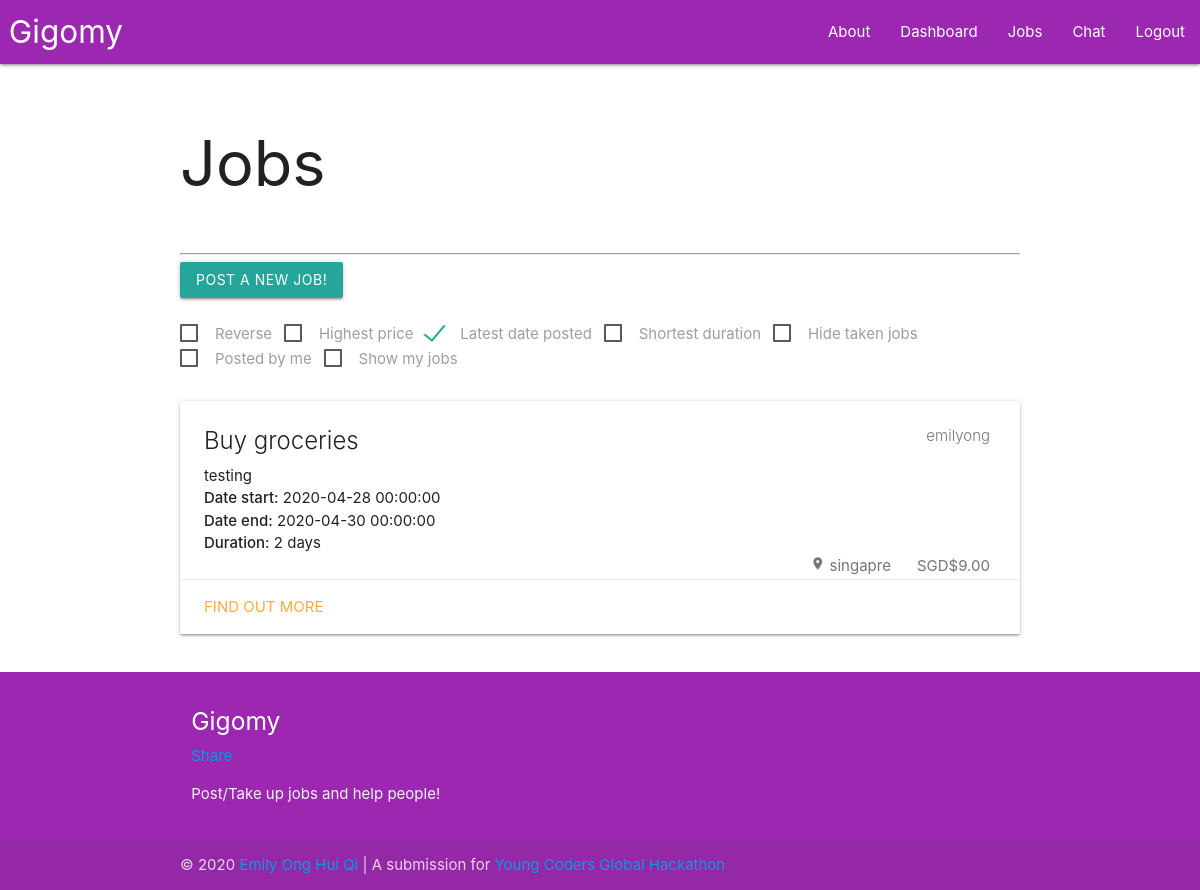
Page / (signed in) on the earlier database version.
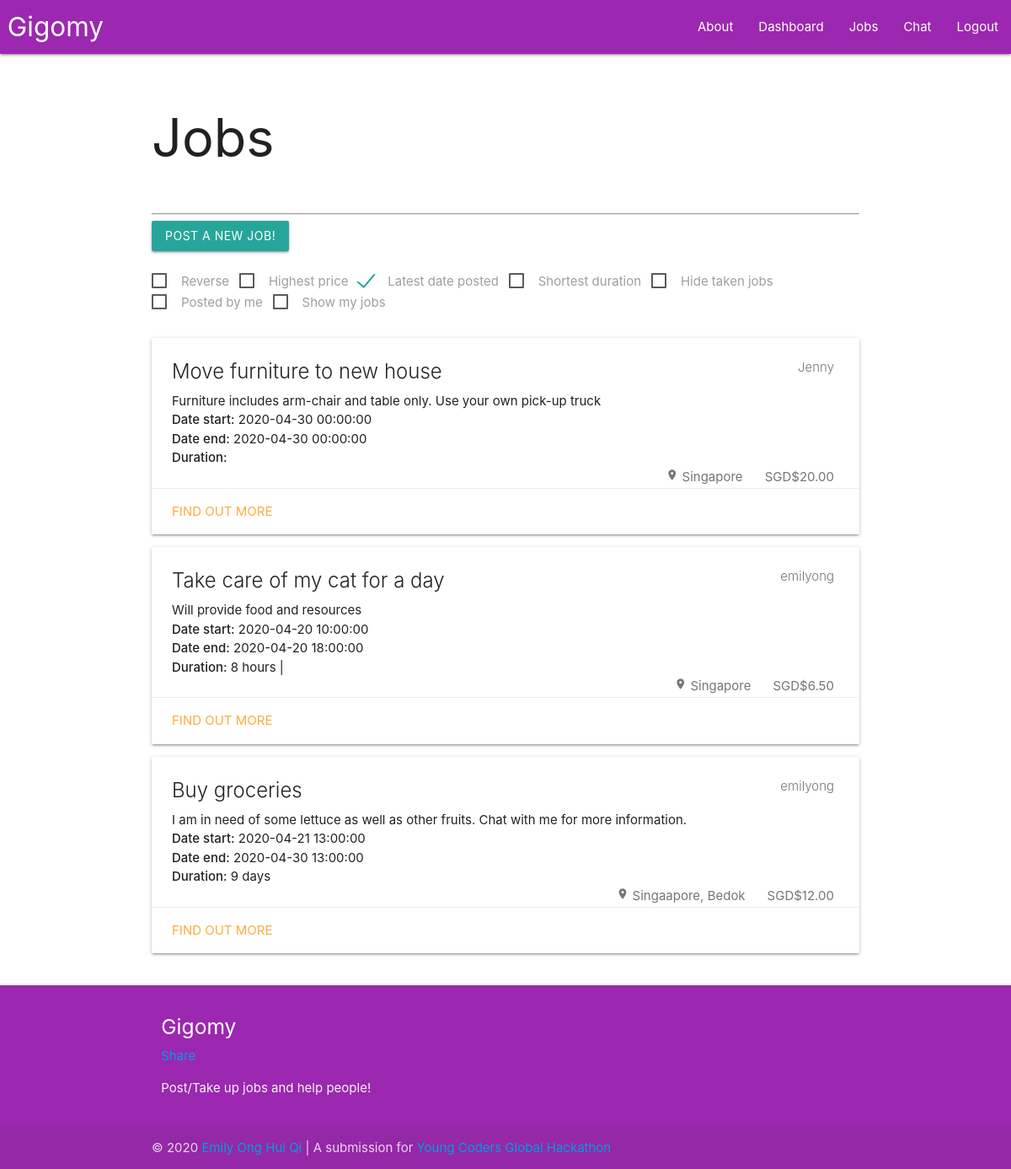
Same page on the later database version.
### main.py (models this page shows)
class Job(db.Model):
    jobID = db.Column(db.Integer, unique = True, autoincrement = True, nullable = False, index = True, primary_key = True)
    jobTitle = db.Column(db.String, index = True, nullable = False)
    jobDescription = db.Column(db.String, nullable = False)
    jobLocation = db.Column(db.String, nullable = True)
    jobPrice = db.Column(db.Float, index = True, nullable = False)
    jobDatePosted = db.Column(db.DateTime, index = True, nullable = False)
    jobDateStart = db.Column(db.DateTime, index = True, nullable = True)
    jobDateEnd = db.Column(db.DateTime, index = True, nullable = True)
    jobSender = db.Column(db.String, db.ForeignKey("user.username"), nullable = False)
    jobReceiver = db.Column(db.String, db.ForeignKey("user.username"), nullable = True)

### main.py (the view)
@app.route("/")
def index():
    if current_user.is_authenticated:
        jobs_ = Job.query.all()
        currentUser = getUser(current_user)
        jobs = []
        for job in jobs_:
            job_ = processJob(job)
            if job_["jobReceiver"]:
                jobs.append(job_)
            else:
                jobs.insert(0, job_)
        jobStatus = getJobStatus(session)
        return render_template("gigomy.html", jobs=jobs, currentUser=currentUser,
                                currentUser_=json.dumps(currentUser), jobStatus_=json.dumps(jobStatus))
    return render_template("index.html")

### main.py (called while the page is built)
def getUser (user):
    currentUser = {"username": user.username,
                    "email": user.email,
                    "avatar": user.avatar}
    return currentUser

def getJobStatus (data):
    jobStatus = {}
    if data:
        if "abandonedJob" in data:
            data.pop("abandonedJob")
            jobStatus["abandonedJob"] = 1
        if "editedJob" in data:
            data.pop("editedJob")
            jobStatus["editedJob"] = 1
        if "takenUpJob" in data:
            data.pop("takenUpJob")
            jobStatus["takenUpJob"] = 1
        if "deletedJob" in data:
            data.pop("deletedJob")
            jobStatus["deletedJob"] = 1
    return jobStatus

@login.user_loader
def load_user(username):
    return User.query.get(username)

### templates/gigomy.html (shortened to what this page needs)
{% extends "base.html" %}
{% block content %}
  {% include "jobs.html" %}
{% endblock content %}

### templates/jobs.html (shortened to what this page needs)
<h1>Jobs</h1>
<br/><hr/>
<a class="waves-effect waves-light btn modal-trigger" href="#postJobs">Post a new job!</a>
  {% import "forms/setJob.html" as setJobForm %}
<br/><br/>
{% if jobs %}
  <label>
    <span>Reverse</span>
  </label>
  <label>
    <span>Highest price</span>
  </label>
  <label>
    <span>Latest date posted</span>
  </label>
  <label>
    <span>Shortest duration</span>
  </label>
  <label>
    <span>Hide taken jobs</span>
  </label>
  <label>
    <span>Posted by me</span>
  </label>
  <label>
    <span>Show my jobs</span>
  </label>
{% endif %}
<br/><br/>
<div id="allJobs">
  {% if jobs %}
    {% for job in jobs %}
      {% set jobID = job["jobID"] %}
      <div id={{jobID}} class="card darken-1"
      data-item-duration='{{job["jobDuration"]}}'
      data-item-price='{{job["jobPrice"]}}'
      data-item-datePosted='{{job["jobDatePosted"]}}'
      data-item-receiver='{{job["jobReceiver"]}}'
      data-item-hidden="false"
      data-item-sender='{{job["jobSender"]}}'>
        <div class="card-content">
          <span class="card-title">
            <span class="badge">{{job["jobSender"]}}</span>
            {{job["jobTitle"]}}
          </span>
          <p>{{job["jobDescription"]}}</p>
          <p><strong>Date start:</strong> {{job["jobDateStart"]}}</p>
          <p><strong>Date end:</strong> {{job["jobDateEnd"]}}</p>
          <p><strong>Duration:</strong> {{job["jobDuration"]}}</p>
          <span class="badge">SGD{{job["jobPrice"]}}</span>
          <span class="badge">
            <i class="material-icons tiny">location_on</i>
            {{job["jobLocation"]}}
          </span>
        </div>
        <div class="card-action">
          <a href="{{url_for('see', id=jobID)}}">Find out more</a>
        </div>
      </div>
    {% endfor %}
  {% else %}
    <h3>There are no jobs available!</h3>
  {% endif %}
</div>

Differences in the rows shown:
added Job: jobSender "Jenny", jobTitle "Move furniture to new house", jobDescription "Furniture includes arm-chair and table only. Use your own pick-up truck", jobDateStart "2020-04-30 00:00:00", jobDateEnd "2020-04-30 00:00:00", jobPrice "$20.00", jobLocation "Singapore"
added Job: jobSender "emilyong", jobTitle "Take care of my cat for a day", jobDescription "Will provide food and resources", jobDateStart "2020-04-20 10:00:00", jobDateEnd "2020-04-20 18:00:00", jobDuration "8 hours |", jobPrice "$6.50", jobLocation "Singapore"
changed Job "Buy groceries": jobDescription "testing" → "I am in need of some lettuce as well as other fruits. Chat with me for more information."; jobDateStart "2020-04-28 00:00:00" → "2020-04-21 13:00:00"; jobDateEnd "2020-04-30 00:00:00" → "2020-04-30 13:00:00"; jobDuration "2 days" → "9 days"; jobPrice "$9.00" → "$12.00"; jobLocation "singapre" → "Singaapore, Bedok"
